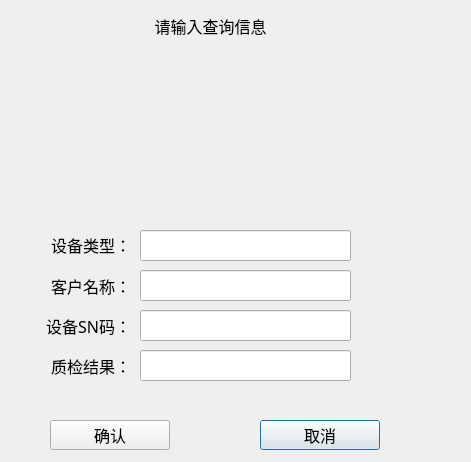
<?xml version="1.0" encoding="UTF-8"?>
<ui version="4.0">
 <class>Log_LogQueryDlg</class>
 <widget class="QDialog" name="Log_LogQueryDlg">
  <property name="geometry">
   <rect>
    <x>0</x>
    <y>0</y>
    <width>471</width>
    <height>462</height>
   </rect>
  </property>
  <property name="windowTitle">
   <string>Dialog</string>
  </property>
  <property name="styleSheet">
   <string notr="true"/>
  </property>
  <widget class="QLabel" name="label_2">
   <property name="geometry">
    <rect>
     <x>10</x>
     <y>270</y>
     <width>121</width>
     <height>31</height>
    </rect>
   </property>
   <property name="font">
    <font>
     <family>微软雅黑</family>
     <pointsize>12</pointsize>
    </font>
   </property>
   <property name="styleSheet">
    <string notr="true"/>
   </property>
   <property name="text">
    <string>客户名称：</string>
   </property>
   <property name="alignment">
    <set>Qt::AlignRight|Qt::AlignTrailing|Qt::AlignVCenter</set>
   </property>
  </widget>
  <widget class="QLineEdit" name="userEdit">
   <property name="geometry">
    <rect>
     <x>140</x>
     <y>270</y>
     <width>211</width>
     <height>31</height>
    </rect>
   </property>
   <property name="font">
    <font>
     <family>微软雅黑</family>
     <pointsize>12</pointsize>
    </font>
   </property>
   <property name="styleSheet">
    <string notr="true"/>
   </property>
  </widget>
  <widget class="QPushButton" name="quitBtn">
   <property name="geometry">
    <rect>
     <x>260</x>
     <y>420</y>
     <width>120</width>
     <height>30</height>
    </rect>
   </property>
   <property name="font">
    <font>
     <family>微软雅黑</family>
     <pointsize>12</pointsize>
    </font>
   </property>
   <property name="styleSheet">
    <string notr="true"/>
   </property>
   <property name="text">
    <string>取消</string>
   </property>
  </widget>
  <widget class="QPushButton" name="okBtn">
   <property name="geometry">
    <rect>
     <x>50</x>
     <y>420</y>
     <width>120</width>
     <height>30</height>
    </rect>
   </property>
   <property name="font">
    <font>
     <family>微软雅黑</family>
     <pointsize>12</pointsize>
    </font>
   </property>
   <property name="styleSheet">
    <string notr="true"/>
   </property>
   <property name="text">
    <string>确认</string>
   </property>
  </widget>
  <widget class="QWidget" name="dateWid" native="true">
   <property name="geometry">
    <rect>
     <x>10</x>
     <y>59</y>
     <width>450</width>
     <height>151</height>
    </rect>
   </property>
   <property name="font">
    <font>
     <family>微软雅黑</family>
     <pointsize>12</pointsize>
    </font>
   </property>
   <property name="styleSheet">
    <string notr="true"/>
   </property>
  </widget>
  <widget class="QLabel" name="label">
   <property name="geometry">
    <rect>
     <x>140</x>
     <y>10</y>
     <width>141</width>
     <height>31</height>
    </rect>
   </property>
   <property name="font">
    <font>
     <family>微软雅黑</family>
     <pointsize>12</pointsize>
    </font>
   </property>
   <property name="styleSheet">
    <string notr="true"/>
   </property>
   <property name="text">
    <string>请输入查询信息</string>
   </property>
   <property name="alignment">
    <set>Qt::AlignCenter</set>
   </property>
  </widget>
  <widget class="QLineEdit" name="snEdit">
   <property name="geometry">
    <rect>
     <x>140</x>
     <y>310</y>
     <width>211</width>
     <height>31</height>
    </rect>
   </property>
   <property name="font">
    <font>
     <family>微软雅黑</family>
     <pointsize>12</pointsize>
    </font>
   </property>
   <property name="styleSheet">
    <string notr="true"/>
   </property>
  </widget>
  <widget class="QLabel" name="label_3">
   <property name="geometry">
    <rect>
     <x>10</x>
     <y>310</y>
     <width>121</width>
     <height>31</height>
    </rect>
   </property>
   <property name="font">
    <font>
     <family>微软雅黑</family>
     <pointsize>12</pointsize>
    </font>
   </property>
   <property name="styleSheet">
    <string notr="true"/>
   </property>
   <property name="text">
    <string>设备SN码：</string>
   </property>
   <property name="alignment">
    <set>Qt::AlignRight|Qt::AlignTrailing|Qt::AlignVCenter</set>
   </property>
  </widget>
  <widget class="QLabel" name="label_4">
   <property name="geometry">
    <rect>
     <x>10</x>
     <y>229</y>
     <width>121</width>
     <height>31</height>
    </rect>
   </property>
   <property name="font">
    <font>
     <family>微软雅黑</family>
     <pointsize>12</pointsize>
    </font>
   </property>
   <property name="styleSheet">
    <string notr="true"/>
   </property>
   <property name="text">
    <string>设备类型：</string>
   </property>
   <property name="alignment">
    <set>Qt::AlignRight|Qt::AlignTrailing|Qt::AlignVCenter</set>
   </property>
  </widget>
  <widget class="QLabel" name="label_5">
   <property name="geometry">
    <rect>
     <x>10</x>
     <y>350</y>
     <width>121</width>
     <height>31</height>
    </rect>
   </property>
   <property name="font">
    <font>
     <family>微软雅黑</family>
     <pointsize>12</pointsize>
    </font>
   </property>
   <property name="styleSheet">
    <string notr="true"/>
   </property>
   <property name="text">
    <string>质检结果：</string>
   </property>
   <property name="alignment">
    <set>Qt::AlignRight|Qt::AlignTrailing|Qt::AlignVCenter</set>
   </property>
  </widget>
  <widget class="QLineEdit" name="statusEdit">
   <property name="geometry">
    <rect>
     <x>140</x>
     <y>350</y>
     <width>211</width>
     <height>31</height>
    </rect>
   </property>
   <property name="font">
    <font>
     <family>微软雅黑</family>
     <pointsize>12</pointsize>
    </font>
   </property>
   <property name="styleSheet">
    <string notr="true"/>
   </property>
  </widget>
  <widget class="QLineEdit" name="devtypeEdit">
   <property name="geometry">
    <rect>
     <x>140</x>
     <y>230</y>
     <width>211</width>
     <height>31</height>
    </rect>
   </property>
   <property name="font">
    <font>
     <family>微软雅黑</family>
     <pointsize>12</pointsize>
    </font>
   </property>
   <property name="styleSheet">
    <string notr="true"/>
   </property>
  </widget>
 </widget>
 <resources/>
 <connections/>
</ui>
